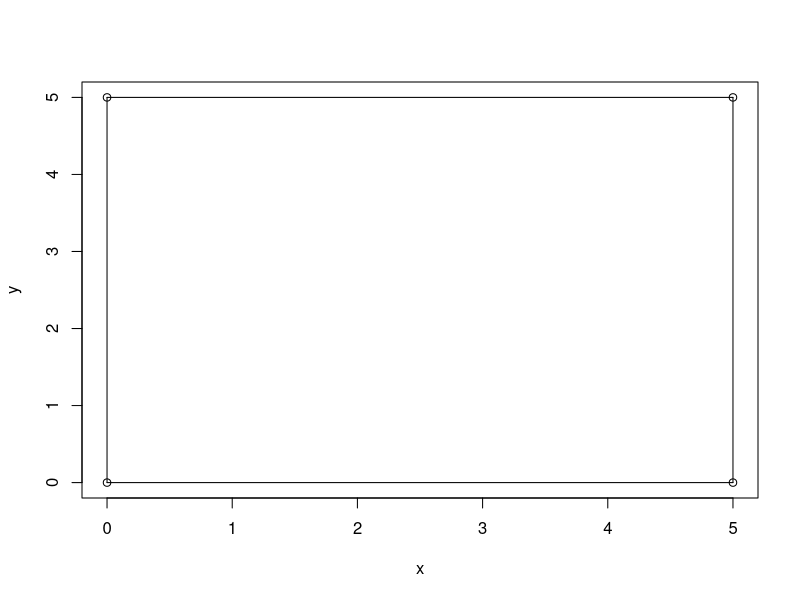

This figure's R source: (Note: this script raises an error after producing the figure.)

# Długość linii

length.line <- function(x1, y1, x2, y2){
  if(is.numeric(x1) == FALSE){
    stop("First argument is non-numeric")
  } else if(is.numeric(y1) == FALSE){
    stop("Second argument is non-numeric")
  } else if(is.numeric(x2) == FALSE){
    stop("Third argument is non-numeric")
  } else if(is.numeric(y2) == FALSE){
    stop("Fourth argument is non-numeric")
  } else {
    sqrt(((x2 - x1)^2) + ((y2 - y1)^2))
  }
}

# Kwadrat

# Czy figura może być kwadratem? Warunek na podstawie odległości od wierzchołków.

hwdp_can.sqr <- function(x1, y1, x2, y2, x3, y3, x4, y4){
  a <- length.line(x1, y1, x2, y2)
  b <- length.line(x2, y2, x3, y3)
  c <- length.line(x3, y3, x4, y4)
  d <- length.line(x4, y4, x1, y1)
  if(a == b){
    TRUE
  } else {
    FALSE
  }
  if(a == c){
    TRUE
  } else {
    FALSE
  }
  if(a == d){
    TRUE
  } else {
    FALSE
  }
  if(b == c){
    TRUE
  } else {
    FALSE
  }
  if(b == d){
    TRUE
  } else {
    FALSE
  }
  if(c == d){
    TRUE
  } else {
    FALSE
  }
  
}


# Obwód kwadratu na podstawie iloczynu jednego z jego boków.

hwdp_par.sqr <- function(x1, y1, x2, y2, x3, y3, x4, y4){
  a <- length.line(x1, y1, x2, y2)
  if (hwdp_can.sqr(x1, y1, x2, y2, x3, y3, x4, y4) == FALSE){
    stop("The geometric figure is not a square") 
  } else {
    a * 4
  }
}  

# Pole kwadratu na podstawie kwadratu jednego z jego boku. 

hwdp_area.sqr <- function(x1, y1, x2, y2, x3, y3, x4, y4){
  a <- length.line(x1, y1, x2, y2)
  if (hwdp_can.sqr(x1, y1, x2, y2, x3, y3, x4, y4) == FALSE){
    stop("The geometric figure is not a square") 
  } else {
    a ^ 2
  }
} 

# Długość przekątnej kwadratu obliczana na podstawie długości jednego
# z jego boków. 

hwdp_dia.sqr <- function(x1, y1, x2, y2, x3, y3, x4, y4){
  a <- length.line(x1, y1, x2, y2)
  if (hwdp_can.sqr(x1, y1, x2, y2, x3, y3, x4, y4) == FALSE){
    stop("The geometric figure is not a square") 
  } else {
    a * sqrt(2)
  }
} 

# Rysowanie kwadratu na podstawie współrzędnych jego wierzchołków.

hwdp_plot.sqr <- function(x1, y1, x2, y2, x3, y3, x4, y4){
  x <- c(x1, x2, x3, x4)
  y <- c(y1, y2, y3, y4)
  plot(x, y)
  lines(c(x[1], x[2]), c(y[1], y[2]))
  lines(c(x[2], x[3]), c(y[2], y[3]))
  lines(c(x[3], x[4]), c(y[3], y[4]))
  lines(c(x[4], x[1]), c(y[4], y[1]))
}

hwdp_plot.sqr(0,0,5,0,5,5,0,5) 

# Czworobok

# Obliczanie obwodu czworoboku na podstawie odległości wierzchołków.

hwdp_par.pol <- function(x1, y1, x2, y2, x3, y3, x4, y4){
  a <- length.line(x1, y1, x2, y2)
  b <- length.line(x2, y2, x3, y3)
  c <- length.line(x3, y3, x4, y4)
  d <- length.line(x4, y4, x1, y1)
    a + b + c + d
} 

# Rysowanie czworoboku na podstawie współrzędnych jego wierzchołków.

hwdp_plot.pol <- function(x1, y1, x2, y2, x3, y3, x4, y4){
  x <- c(x1, x2, x3, x4)
  y <- c(y1, y2, y3, y4)
  plot(x, y)
  lines(c(x[1], x[2]), c(y[1], y[2]))
  lines(c(x[2], x[3]), c(y[2], y[3]))
  lines(c(x[3], x[4]), c(y[3], y[4]))
  lines(c(x[4], x[1]), c(y[4], y[1]))
}


# Prostokąt 

# Czy figura jest prostokątem?

hwdp_can.rec <- function(x1, y1, x2, y2, x3, y3, x4, y4){
  a <- length.line(x1, y1, x2, y2)
  b <- length.line(x2, y2, x3, y3)
  c <- length.line(x3, y3, x4, y4)
  d <- length.line(x4, y4, x1, y1)
  if (a == c){
    TRUE
  } else {
    FALSE
  }
  if (b == d){
    TRUE
  } else {
    FALSE
  }
}

hwdp_area.rec(0,0,4,0,4,5,0,5)

# Obwód prostokąta na podstawie sumy odległości wierzchołków. 

hwdp_par.rec <- function(x1, y1, x2, y2, x3, y3, x4, y4){
  a <- length.line(x1, y1, x2, y2)
  b <- length.line(x2, y2, x3, y3)
  if (hwdp_can.rec(x1, y1, x2, y2, x3, y3, x4, y4) == FALSE){
    stop("The geometric figure is not a rectangle") 
  } else {
    2 * a + 2 * b
  }
} 

# Pole prostokąta na podstawie iloczynu jego boków.

hwdp_area.rec <- function(x1, y1, x2, y2, x3, y3, x4, y4){
  a <- length.line(x1, y1, x2, y2)
  b <- length.line(x2, y2, x3, y3)
  if (hwdp_can.rec(x1, y1, x2, y2, x3, y3, x4, y4) == FALSE){
    stop("The geometric figure is not a rectangle") 
  } else {
    a * b
  }
} 

hwdp_dia.rec <- function(x1, y1, x2, y2, x3, y3, x4, y4){
  a <- length.line(x1, y1, x2, y2)
  b <- length.line(x2, y2, x3, y3)
  if (hwdp_can.rec(x1, y1, x2, y2, x3, y3, x4, y4) == FALSE){
    stop("The geometric figure is not a rectangle") 
  } else {
    sqrt(a ^ 2 * b ^ 2)
  }
} 


hwdp_plot.rec <- function(x1, y1, x2, y2, x3, y3, x4, y4){
  x <- c(x1, x2, x3, x4)
  y <- c(y1, y2, y3, y4)
  plot(x, y)
  lines(c(x[1], x[2]), c(y[1], y[2]))
  lines(c(x[2], x[3]), c(y[2], y[3]))
  lines(c(x[3], x[4]), c(y[3], y[4]))
  lines(c(x[4], x[1]), c(y[4], y[1]))
}
